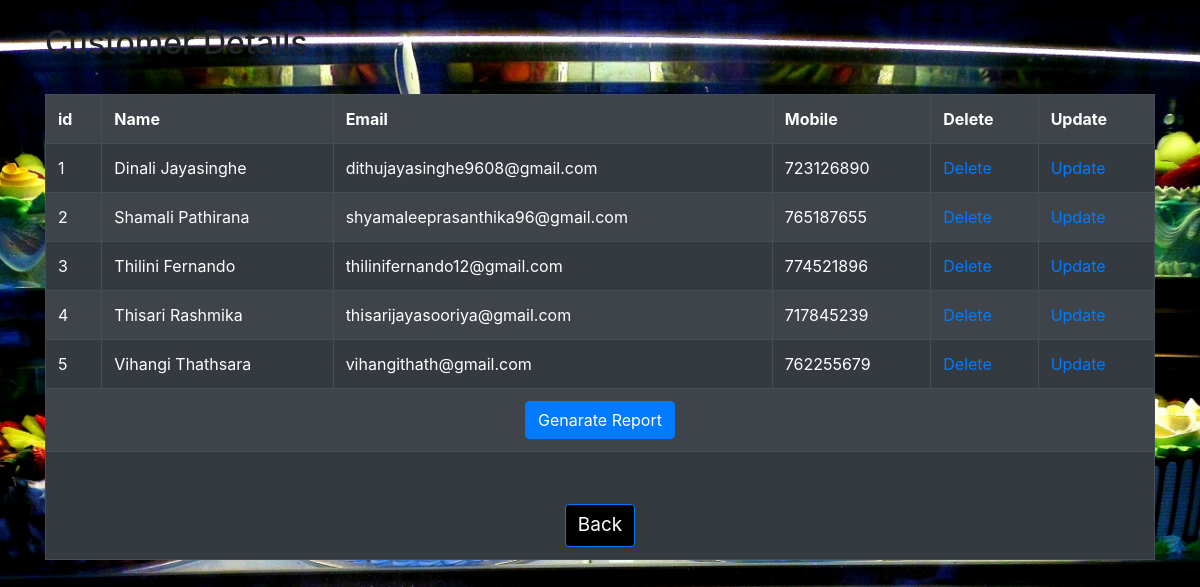
The app's page /codeblock/index.php/register/displaydata with its own data.
### tables this page shows
CREATE TABLE `customer` (
  `id` int(100) NOT NULL AUTO_INCREMENT,
  `name` varchar(100) NOT NULL,
  `email` varchar(50) NOT NULL,
  `mobile` int(10) NOT NULL,
  PRIMARY KEY (`id`)
);

### codeblock/application/controllers/Register.php (called while the page is built, shortened)
<?php
   class Register extends CI_Controller{
       public function __construct(){
           $this->load->database();
           $this->load->model('Reg_Model');
           $this->load->helper(array('form'));
           $this->load->library(array('form_validation'));
           $this->load->library('pdf');
       }
	public function displaydata(){
		 $result['data']=$this->Reg_Model->display_users();
           $this->load->view('display_users',$result);
	}
}
?>

### codeblock/index.php (called while the page is built, shortened)
<?php
require_once BASEPATH.'core/CodeIgniter.php';

### codeblock/application/models/Reg_Model.php (called while the page is built, shortened)
<?php
	class Reg_Model extends CI_Model
	{
		public function display_users(){
			$query=$this->db->query('select * from customer');
				return $query->result();
		}
	}
?>

### codeblock/application/views/display_users.php (the view, shortened to what this page needs)
<!DOCTYPE html>
<html>
<head>
    <link rel="stylesheet" href="<?php echo base_url('css/bootstrap.min.css');?>">
    <link rel="stylesheet" href="<?php echo base_url('js/bootstrap.js');?>">
    <link rel="stylesheet" href="<?php echo base_url('css/main.css');?>">
</head>
<body>
    <div class="container">
        <br><h2 class="Utitle">Customer Details</h2><br>
        <form name="userinput" method="post">
        <table class="table table-dark table-hover table-bordered table-striped">
    <tr>
        <th>id</th>
        <th>Name</th>
        <th>Email</th>
        <th>Mobile</th>
        <th>Delete</th>
        <th>Update</th>
    </tr>
    <?php
        foreach($data as $row){
            echo "<tr>";
            echo "<td>".$row->id."</td>";
            echo "<td>".$row->name."</td>";
            echo "<td>".$row->email."</td>";
            echo "<td>".$row->mobile."</td>";
            echo "<td><a href='deletedata?id=".$row->id."'>Delete</a></td>";
            echo "<td><a href='updatedata?id=".$row->id."'>Update</a></td>";
            echo "</tr>";
        }
    ?>
    <tr>
     <td colspan="8" style="text-align:center;"><input type="submit" name="report" value="Genarate Report" class="btn btn-primary btnn"></td>
     </tr>
     <tr>
     <td colspan="8" style="text-align:center;"><input type="submit" name="back" value="Back" class="btn  btn-primary btn-save"></td>
     </tr>
</table>
    </form>
    </div>
</body>
</html>

### codeblock/css/main.css (style rules this page uses)
* { padding: 0px; margin: 0px; }
body { background-image: url(../images/d.jpg); background-size: cover; background-attachment: fixed; background-color: rgba(255,99,71,0.2); }
.btn-save { margin-top: 40px; color: rgb(0,0,0); background-color: rgba(0,0,0); font-size: 19px; color: rgb(255,255,255); }

### records on screen
customer: id "1", name "Dinali Jayasinghe", email "dithujayasinghe9608@gmail.com", mobile "723126890"
customer: id "2", name "Shamali Pathirana", email "shyamaleeprasanthika96@gmail.com", mobile "765187655"
customer: id "3", name "Thilini Fernando", email "thilinifernando12@gmail.com", mobile "774521896"
customer: id "4", name "Thisari Rashmika", email "thisarijayasooriya@gmail.com", mobile "717845239"
customer: id "5", name "Vihangi Thathsara", email "vihangithath@gmail.com", mobile "762255679"
